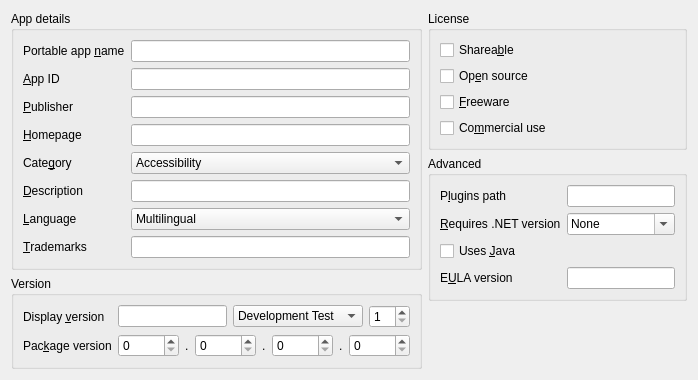
      <widget class="QWidget" name="page_details">
       <layout class="QGridLayout" name="gridLayout">
        <item row="0" column="0">
         <layout class="QVBoxLayout" name="verticalLayout_3">
          <item>
           <widget class="QGroupBox" name="DetailsGroupBox">
            <property name="sizePolicy">
             <sizepolicy hsizetype="Preferred" vsizetype="Preferred">
              <horstretch>1</horstretch>
              <verstretch>0</verstretch>
             </sizepolicy>
            </property>
            <property name="title">
             <string>App details</string>
            </property>
            <layout class="QFormLayout" name="formLayout_4">
             <property name="fieldGrowthPolicy">
              <enum>QFormLayout::AllNonFixedFieldsGrow</enum>
             </property>
             <item row="0" column="0">
              <widget class="QLabel" name="NameLabel">
               <property name="text">
                <string>Portable app &amp;name</string>
               </property>
               <property name="buddy">
                <cstring>Name</cstring>
               </property>
              </widget>
             </item>
             <item row="0" column="1">
              <widget class="QLineEdit" name="Name">
               <property name="maxLength">
                <number>128</number>
               </property>
              </widget>
             </item>
             <item row="1" column="0">
              <widget class="QLabel" name="AppIDLabel">
               <property name="text">
                <string>&amp;App ID</string>
               </property>
               <property name="buddy">
                <cstring>AppID</cstring>
               </property>
              </widget>
             </item>
             <item row="1" column="1">
              <widget class="QLineEdit" name="AppID">
               <property name="maxLength">
                <number>128</number>
               </property>
              </widget>
             </item>
             <item row="2" column="0">
              <widget class="QLabel" name="PublisherLabel">
               <property name="text">
                <string>&amp;Publisher</string>
               </property>
               <property name="buddy">
                <cstring>Publisher</cstring>
               </property>
              </widget>
             </item>
             <item row="2" column="1">
              <widget class="QLineEdit" name="Publisher">
               <property name="maxLength">
                <number>128</number>
               </property>
              </widget>
             </item>
             <item row="3" column="0">
              <widget class="QLabel" name="HomepageLabel">
               <property name="text">
                <string>&amp;Homepage</string>
               </property>
               <property name="buddy">
                <cstring>Homepage</cstring>
               </property>
              </widget>
             </item>
             <item row="3" column="1">
              <widget class="QLineEdit" name="Homepage">
               <property name="maxLength">
                <number>128</number>
               </property>
              </widget>
             </item>
             <item row="4" column="0">
              <widget class="QLabel" name="CategoryLabel">
               <property name="text">
                <string>Cate&amp;gory</string>
               </property>
               <property name="buddy">
                <cstring>Category</cstring>
               </property>
              </widget>
             </item>
             <item row="4" column="1">
              <widget class="QComboBox" name="Category">
               <item>
                <property name="text">
                 <string notr="true">Accessibility</string>
                </property>
               </item>
               <item>
                <property name="text">
                 <string notr="true">Development</string>
                </property>
               </item>
               <item>
                <property name="text">
                 <string notr="true">Education</string>
                </property>
               </item>
               <item>
                <property name="text">
                 <string notr="true">Games</string>
                </property>
               </item>
               <item>
                <property name="text">
                 <string notr="true">Graphics &amp; Pictures</string>
                </property>
               </item>
               <item>
                <property name="text">
                 <string notr="true">Internet</string>
                </property>
               </item>
               <item>
                <property name="text">
                 <string notr="true">Music &amp; Video</string>
                </property>
               </item>
               <item>
                <property name="text">
                 <string notr="true">Office</string>
                </property>
               </item>
               <item>
                <property name="text">
                 <string notr="true">Security</string>
                </property>
               </item>
               <item>
                <property name="text">
                 <string notr="true">Utilities</string>
                </property>
               </item>
              </widget>
             </item>
             <item row="5" column="0">
              <widget class="QLabel" name="DescriptionLabel">
               <property name="text">
                <string>&amp;Description</string>
               </property>
               <property name="buddy">
                <cstring>Description</cstring>
               </property>
              </widget>
             </item>
             <item row="5" column="1">
              <widget class="QLineEdit" name="Description">
               <property name="maxLength">
                <number>512</number>
               </property>
              </widget>
             </item>
             <item row="6" column="0">
              <widget class="QLabel" name="LanguageLabel">
               <property name="text">
                <string>&amp;Language</string>
               </property>
               <property name="buddy">
                <cstring>Language</cstring>
               </property>
              </widget>
             </item>
             <item row="6" column="1">
              <widget class="QComboBox" name="Language">
               <item>
                <property name="text">
                 <string notr="true">Multilingual</string>
                </property>
               </item>
               <item>
                <property name="text">
                 <string notr="true">English</string>
                </property>
               </item>
               <item>
                <property name="text">
                 <string notr="true">Afrikaans</string>
                </property>
               </item>
               <item>
                <property name="text">
                 <string notr="true">Albanian</string>
                </property>
               </item>
               <item>
                <property name="text">
                 <string notr="true">Arabic</string>
                </property>
               </item>
               <item>
                <property name="text">
                 <string notr="true">Armenian</string>
                </property>
               </item>
               <item>
                <property name="text">
                 <string notr="true">Basque</string>
                </property>
               </item>
               <item>
                <property name="text">
                 <string notr="true">Belarusian</string>
                </property>
               </item>
               <item>
                <property name="text">
                 <string notr="true">Bosnian</string>
                </property>
               </item>
               <item>
                <property name="text">
                 <string notr="true">Breton</string>
                </property>
               </item>
               <item>
                <property name="text">
                 <string notr="true">Bulgarian</string>
                </property>
               </item>
               <item>
                <property name="text">
                 <string notr="true">Catalan</string>
                </property>
               </item>
               <item>
                <property name="text">
                 <string notr="true">Cibemba</string>
                </property>
               </item>
               <item>
                <property name="text">
                 <string notr="true">Croatian</string>
                </property>
               </item>
               <item>
                <property name="text">
                 <string notr="true">Czech</string>
                </property>
               </item>
               <item>
                <property name="text">
                 <string notr="true">Danish</string>
                </property>
               </item>
               <item>
                <property name="text">
                 <string notr="true">Dutch</string>
                </property>
               </item>
               <item>
                <property name="text">
                 <string notr="true">Efik</string>
                </property>
               </item>
               <item>
                <property name="text">
                 <string notr="true">Estonian</string>
                </property>
               </item>
               <item>
                <property name="text">
                 <string notr="true">Farsi</string>
                </property>
               </item>
               <item>
                <property name="text">
                 <string notr="true">Finnish</string>
                </property>
               </item>
               <item>
                <property name="text">
                 <string notr="true">French</string>
                </property>
               </item>
               <item>
                <property name="text">
                 <string notr="true">Galician</string>
                </property>
               </item>
               <item>
                <property name="text">
                 <string notr="true">Georgian</string>
                </property>
               </item>
               <item>
                <property name="text">
                 <string notr="true">German</string>
                </property>
               </item>
               <item>
                <property name="text">
                 <string notr="true">Greek</string>
                </property>
               </item>
               <item>
                <property name="text">
                 <string notr="true">Hebrew</string>
                </property>
               </item>
               <item>
                <property name="text">
                 <string notr="true">Hungarian</string>
                </property>
               </item>
               <item>
                <property name="text">
                 <string notr="true">Icelandic</string>
                </property>
               </item>
               <item>
                <property name="text">
                 <string notr="true">Igbo</string>
                </property>
               </item>
               <item>
                <property name="text">
                 <string notr="true">Indonesian</string>
                </property>
               </item>
               <item>
                <property name="text">
                 <string notr="true">Irish</string>
                </property>
               </item>
               <item>
                <property name="text">
                 <string notr="true">Italian</string>
                </property>
               </item>
               <item>
                <property name="text">
                 <string notr="true">Japanese</string>
                </property>
               </item>
               <item>
                <property name="text">
                 <string notr="true">Khmer</string>
                </property>
               </item>
               <item>
                <property name="text">
                 <string notr="true">Korean</string>
                </property>
               </item>
               <item>
                <property name="text">
                 <string notr="true">Kurdish</string>
                </property>
               </item>
               <item>
                <property name="text">
                 <string notr="true">Latvian</string>
                </property>
               </item>
               <item>
                <property name="text">
                 <string notr="true">Lithuanian</string>
                </property>
               </item>
               <item>
                <property name="text">
                 <string notr="true">Luxembourgish</string>
                </property>
               </item>
               <item>
                <property name="text">
                 <string notr="true">Macedonian</string>
                </property>
               </item>
               <item>
                <property name="text">
                 <string notr="true">Malagasy</string>
                </property>
               </item>
               <item>
                <property name="text">
                 <string notr="true">Malay</string>
                </property>
               </item>
               <item>
                <property name="text">
                 <string notr="true">Mongolian</string>
                </property>
               </item>
               <item>
                <property name="text">
                 <string notr="true">Norwegian</string>
                </property>
               </item>
               <item>
                <property name="text">
                 <string notr="true">NorwegianNynorsk</string>
                </property>
               </item>
               <item>
                <property name="text">
                 <string notr="true">Pashto</string>
                </property>
               </item>
               <item>
                <property name="text">
                 <string notr="true">Polish</string>
                </property>
               </item>
               <item>
                <property name="text">
                 <string notr="true">Portuguese</string>
                </property>
               </item>
               <item>
                <property name="text">
                 <string notr="true">PortugueseBR</string>
                </property>
               </item>
               <item>
                <property name="text">
                 <string notr="true">Romanian</string>
                </property>
               </item>
               <item>
                <property name="text">
                 <string notr="true">Russian</string>
                </property>
               </item>
               <item>
                <property name="text">
                 <string notr="true">Serbian</string>
                </property>
               </item>
               <item>
                <property name="text">
                 <string notr="true">SerbianLatin</string>
                </property>
               </item>
               <item>
                <property name="text">
                 <string notr="true">SimpChinese</string>
                </property>
               </item>
               <item>
                <property name="text">
                 <string notr="true">Slovak</string>
                </property>
               </item>
               <item>
                <property name="text">
                 <string notr="true">Slovenian</string>
                </property>
               </item>
               <item>
                <property name="text">
                 <string notr="true">Spanish</string>
                </property>
               </item>
               <item>
                <property name="text">
                 <string notr="true">SpanishInternational</string>
                </property>
               </item>
               <item>
                <property name="text">
                 <string notr="true">Swahili</string>
                </property>
               </item>
               <item>
                <property name="text">
                 <string notr="true">Swedish</string>
                </property>
               </item>
               <item>
                <property name="text">
                 <string notr="true">Thai</string>
                </property>
               </item>
               <item>
                <property name="text">
                 <string notr="true">TradChinese</string>
                </property>
               </item>
               <item>
                <property name="text">
                 <string notr="true">Turkish</string>
                </property>
               </item>
               <item>
                <property name="text">
                 <string notr="true">Ukranian</string>
                </property>
               </item>
               <item>
                <property name="text">
                 <string notr="true">Uzbek</string>
                </property>
               </item>
               <item>
                <property name="text">
                 <string notr="true">Valencian</string>
                </property>
               </item>
               <item>
                <property name="text">
                 <string notr="true">Vietnamese</string>
                </property>
               </item>
               <item>
                <property name="text">
                 <string notr="true">Welsh</string>
                </property>
               </item>
               <item>
                <property name="text">
                 <string notr="true">Yoruba</string>
                </property>
               </item>
              </widget>
             </item>
             <item row="7" column="0">
              <widget class="QLabel" name="TrademarksLabel">
               <property name="text">
                <string>&amp;Trademarks</string>
               </property>
               <property name="buddy">
                <cstring>Trademarks</cstring>
               </property>
              </widget>
             </item>
             <item row="7" column="1">
              <widget class="QLineEdit" name="Trademarks">
               <property name="maxLength">
                <number>512</number>
               </property>
              </widget>
             </item>
            </layout>
           </widget>
          </item>
          <item>
           <widget class="QGroupBox" name="VersionGroupBox">
            <property name="title">
             <string>Version</string>
            </property>
            <layout class="QFormLayout" name="formLayout_2">
             <item row="0" column="0">
              <widget class="QLabel" name="DisplayVersionLabel">
               <property name="text">
                <string>Display &amp;version</string>
               </property>
               <property name="buddy">
                <cstring>DisplayVersionBase</cstring>
               </property>
              </widget>
             </item>
             <item row="0" column="1">
              <layout class="QHBoxLayout" name="horizontalLayout_3">
               <item>
                <widget class="QLineEdit" name="DisplayVersionBase">
                 <property name="maxLength">
                  <number>20</number>
                 </property>
                </widget>
               </item>
               <item>
                <widget class="QComboBox" name="DisplayVersionType">
                 <item>
                  <property name="text">
                   <string notr="true">Development Test</string>
                  </property>
                 </item>
                 <item>
                  <property name="text">
                   <string notr="true">Pre-Release</string>
                  </property>
                 </item>
                 <item>
                  <property name="text">
                   <string notr="true">(official release)</string>
                  </property>
                 </item>
                 <item>
                  <property name="text">
                   <string notr="true">Revision</string>
                  </property>
                 </item>
                </widget>
               </item>
               <item>
                <widget class="QSpinBox" name="DisplayVersionNum">
                 <property name="minimum">
                  <number>1</number>
                 </property>
                </widget>
               </item>
              </layout>
             </item>
             <item row="1" column="0">
              <widget class="QLabel" name="PackageVersionLabel">
               <property name="text">
                <string>Pac&amp;kage version</string>
               </property>
               <property name="buddy">
                <cstring>PackageVersion1</cstring>
               </property>
              </widget>
             </item>
             <item row="1" column="1">
              <layout class="QHBoxLayout" name="horizontalLayout_5">
               <item>
                <widget class="QSpinBox" name="PackageVersion1">
                 <property name="maximum">
                  <number>65535</number>
                 </property>
                </widget>
               </item>
               <item>
                <widget class="QLabel" name="PackageVersionDot1">
                 <property name="sizePolicy">
                  <sizepolicy hsizetype="Fixed" vsizetype="Preferred">
                   <horstretch>0</horstretch>
                   <verstretch>0</verstretch>
                  </sizepolicy>
                 </property>
                 <property name="text">
                  <string>.</string>
                 </property>
                </widget>
               </item>
               <item>
                <widget class="QSpinBox" name="PackageVersion2">
                 <property name="maximum">
                  <number>65535</number>
                 </property>
                </widget>
               </item>
               <item>
                <widget class="QLabel" name="PackageVersionDot2">
                 <property name="sizePolicy">
                  <sizepolicy hsizetype="Fixed" vsizetype="Preferred">
                   <horstretch>0</horstretch>
                   <verstretch>0</verstretch>
                  </sizepolicy>
                 </property>
                 <property name="text">
                  <string>.</string>
                 </property>
                </widget>
               </item>
               <item>
                <widget class="QSpinBox" name="PackageVersion3">
                 <property name="maximum">
                  <number>65535</number>
                 </property>
                </widget>
               </item>
               <item>
                <widget class="QLabel" name="PackageVersionDot3">
                 <property name="sizePolicy">
                  <sizepolicy hsizetype="Fixed" vsizetype="Preferred">
                   <horstretch>0</horstretch>
                   <verstretch>0</verstretch>
                  </sizepolicy>
                 </property>
                 <property name="text">
                  <string>.</string>
                 </property>
                </widget>
               </item>
               <item>
                <widget class="QSpinBox" name="PackageVersion4">
                 <property name="maximum">
                  <number>65535</number>
                 </property>
                </widget>
               </item>
              </layout>
             </item>
            </layout>
           </widget>
          </item>
         </layout>
        </item>
        <item row="0" column="1">
         <layout class="QVBoxLayout" name="verticalLayout_5">
          <item>
           <widget class="QGroupBox" name="LicenseGroupBox">
            <property name="title">
             <string>License</string>
            </property>
            <layout class="QFormLayout" name="formLayout_5">
             <property name="fieldGrowthPolicy">
              <enum>QFormLayout::AllNonFixedFieldsGrow</enum>
             </property>
             <item row="0" column="0">
              <widget class="QCheckBox" name="Shareable">
               <property name="text">
                <string>Sharea&amp;ble</string>
               </property>
              </widget>
             </item>
             <item row="1" column="0">
              <widget class="QCheckBox" name="OpenSource">
               <property name="text">
                <string>Op&amp;en source</string>
               </property>
              </widget>
             </item>
             <item row="2" column="0">
              <widget class="QCheckBox" name="Freeware">
               <property name="text">
                <string>&amp;Freeware</string>
               </property>
              </widget>
             </item>
             <item row="3" column="0">
              <widget class="QCheckBox" name="CommercialUse">
               <property name="text">
                <string>Co&amp;mmercial use</string>
               </property>
              </widget>
             </item>
            </layout>
           </widget>
          </item>
          <item>
           <widget class="QGroupBox" name="AdvancedGroupBox">
            <property name="title">
             <string>Advanced</string>
            </property>
            <layout class="QFormLayout" name="formLayout_7">
             <property name="fieldGrowthPolicy">
              <enum>QFormLayout::AllNonFixedFieldsGrow</enum>
             </property>
             <item row="0" column="0">
              <widget class="QLabel" name="PluginsPathLabel">
               <property name="text">
                <string>P&amp;lugins path</string>
               </property>
               <property name="buddy">
                <cstring>PluginsPath</cstring>
               </property>
              </widget>
             </item>
             <item row="0" column="1">
              <widget class="QLineEdit" name="PluginsPath">
               <property name="maxLength">
                <number>256</number>
               </property>
              </widget>
             </item>
             <item row="2" column="0">
              <widget class="QLabel" name="UsesDotNetVersionLabel">
               <property name="text">
                <string>&amp;Requires .NET version</string>
               </property>
               <property name="buddy">
                <cstring>UsesDotNetVersion</cstring>
               </property>
              </widget>
             </item>
             <item row="2" column="1">
              <widget class="QComboBox" name="UsesDotNetVersion">
               <property name="editable">
                <bool>true</bool>
               </property>
               <item>
                <property name="text">
                 <string notr="true">None</string>
                </property>
               </item>
               <item>
                <property name="text">
                 <string notr="true">1.1</string>
                </property>
               </item>
               <item>
                <property name="text">
                 <string notr="true">2.0</string>
                </property>
               </item>
               <item>
                <property name="text">
                 <string notr="true">3.0</string>
                </property>
               </item>
               <item>
                <property name="text">
                 <string notr="true">3.5</string>
                </property>
               </item>
               <item>
                <property name="text">
                 <string notr="true">4.0</string>
                </property>
               </item>
              </widget>
             </item>
             <item row="3" column="0">
              <widget class="QCheckBox" name="UsesJava">
               <property name="text">
                <string>Uses &amp;Java</string>
               </property>
              </widget>
             </item>
             <item row="4" column="0">
              <widget class="QLabel" name="EULAVersionLabel">
               <property name="text">
                <string>E&amp;ULA version</string>
               </property>
               <property name="buddy">
                <cstring>EULAVersion</cstring>
               </property>
              </widget>
             </item>
             <item row="4" column="1">
              <widget class="QLineEdit" name="EULAVersion">
               <property name="maxLength">
                <number>128</number>
               </property>
              </widget>
             </item>
            </layout>
           </widget>
          </item>
          <item>
           <spacer name="spacer_15">
            <property name="orientation">
             <enum>Qt::Vertical</enum>
            </property>
            <property name="sizeHint" stdset="0">
             <size>
              <width>0</width>
              <height>0</height>
             </size>
            </property>
           </spacer>
          </item>
         </layout>
        </item>
        <item row="1" column="0" colspan="2">
         <spacer name="spacer_16">
          <property name="orientation">
           <enum>Qt::Vertical</enum>
          </property>
          <property name="sizeHint" stdset="0">
           <size>
            <width>0</width>
            <height>0</height>
           </size>
          </property>
         </spacer>
        </item>
       </layout>
      </widget>
